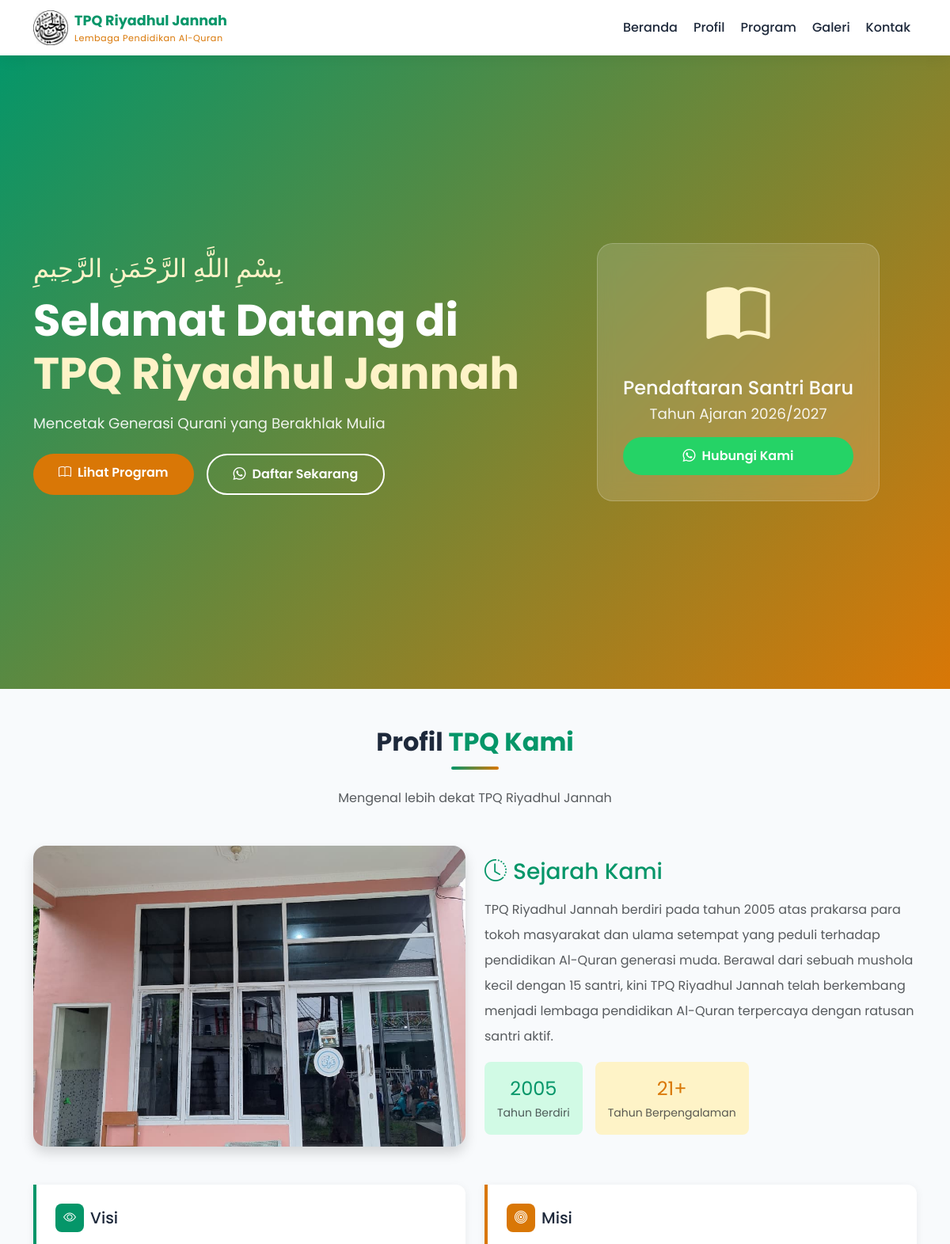
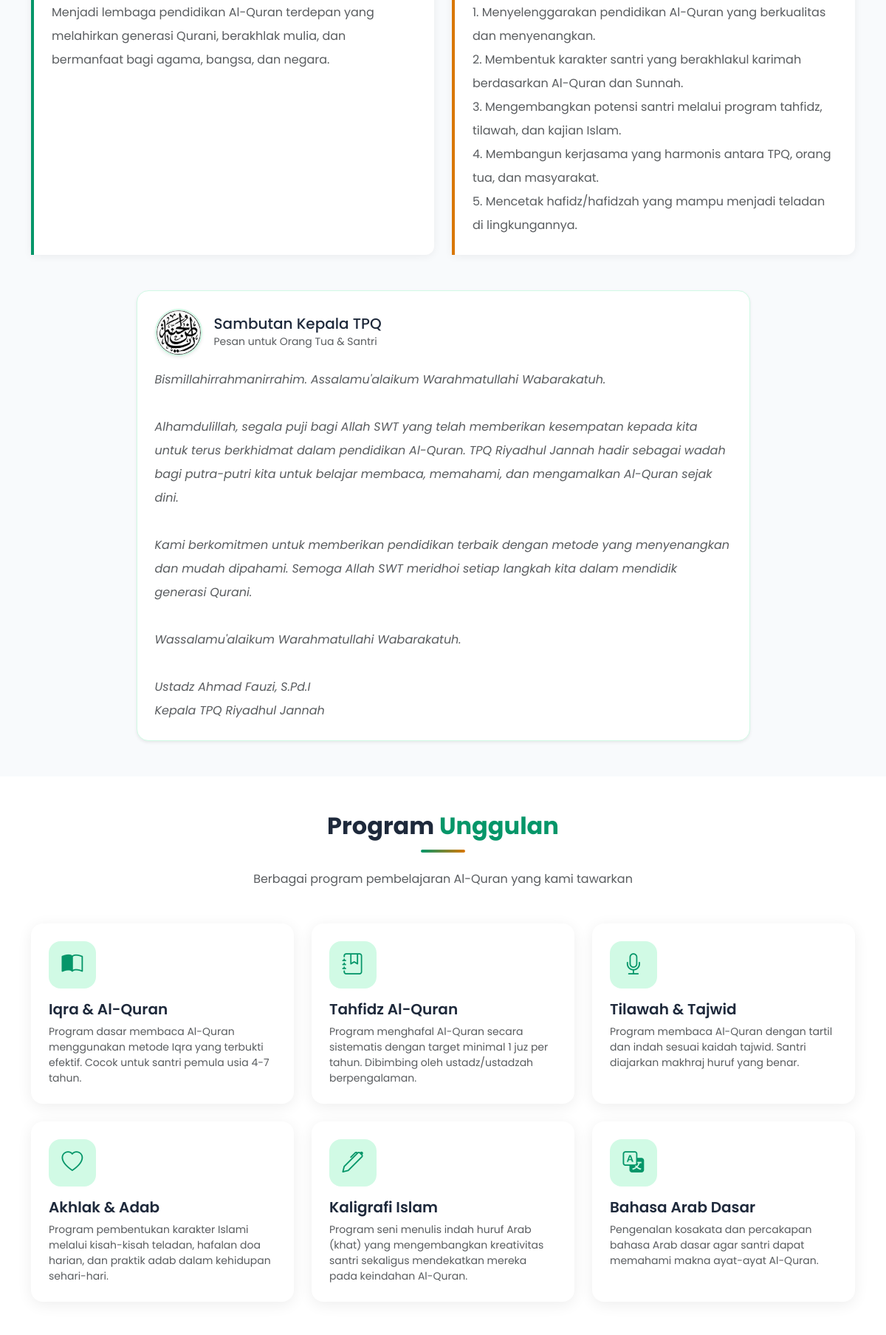
The page / (upper part) on the database its author committed (2 pictures, top to bottom).
### tables this page shows
CREATE TABLE IF NOT EXISTS `program` (
  `id`          INT UNSIGNED AUTO_INCREMENT PRIMARY KEY,
  `nama`        VARCHAR(100) NOT NULL,
  `deskripsi`   TEXT NOT NULL,
  `ikon`        VARCHAR(50)  NOT NULL DEFAULT 'bi-book',
  `urutan`      TINYINT UNSIGNED NOT NULL DEFAULT 0,
  `aktif`       TINYINT(1) NOT NULL DEFAULT 1,
  `created_at`  TIMESTAMP DEFAULT CURRENT_TIMESTAMP
);

### config.php (called while the page is built, shortened)
<?php
function e(string $str): string {
    return htmlspecialchars($str, ENT_QUOTES, 'UTF-8');
}

### index.php (the view, shortened to what this page needs)
<?php
require_once 'config.php';
$db = getDB();
$profil  = [];
$rows    = $db->query("SELECT kunci, konten FROM profil")->fetchAll();
foreach ($rows as $r) $profil[$r['kunci']] = $r['konten'];
$programs = $db->query("SELECT * FROM program WHERE aktif=1 ORDER BY urutan ASC")->fetchAll();
$kontak = [];
$krows  = $db->query("SELECT kunci, nilai FROM kontak")->fetchAll();
foreach ($krows as $r) $kontak[$r['kunci']] = $r['nilai'];
$heroDefaults = [
    'bg_tipe'            => 'warna',
    'bg_gambar'          => '',
    'bg_warna_utama'     => '#059669',
    'bg_warna_kedua'     => '#d97706',
    'bg_arah_gradient'   => '135deg',
    'overlay_opasitas'   => '0.75',
    'overlay_warna'      => '#059669',
    'hero_judul'         => 'Selamat Datang di',
    'hero_judul_sub'     => 'TPQ Riyadhul Jannah',
    'hero_deskripsi'     => 'Mencetak Generasi Qurani yang Berakhlak Mulia',
    'tombol_utama_label' => 'Lihat Program',
    'tombol_utama_link'  => '#program',
    'tombol_dua_label'   => 'Daftar Sekarang',
    'tombol_dua_wa'      => '1',
];
$heroRows = [];
try {
    $heroRows = $db->query("SELECT kunci, nilai FROM hero_settings")->fetchAll();
} catch (Exception $e) {
}
$hero = $heroDefaults;
foreach ($heroRows as $r) $hero[$r['kunci']] = $r['nilai'];
if ($hero['bg_tipe'] === 'gambar' && !empty($hero['bg_gambar']) && file_exists('assets/images/' . $hero['bg_gambar'])) {
    $hexOv = ltrim($hero['overlay_warna'], '#');
    $r_ov  = hexdec(substr($hexOv, 0, 2));
    $g_ov  = hexdec(substr($hexOv, 2, 2));
    $b_ov  = hexdec(substr($hexOv, 4, 2));
    $op    = (float)$hero['overlay_opasitas'];
    $heroBgCss = "background: linear-gradient(rgba({$r_ov},{$g_ov},{$b_ov},{$op}), rgba({$r_ov},{$g_ov},{$b_ov},{$op})),
                  url('assets/images/{$hero['bg_gambar']}?v=" . time() . "') center/cover no-repeat;";
} else {
    $arah = $hero['bg_arah_gradient'];
    $c1   = $hero['bg_warna_utama'];
    $c2   = $hero['bg_warna_kedua'];
    $heroBgCss = "background: linear-gradient({$arah}, {$c1}, {$c2});";
}
$tahunBerdiri  = 2005;
require_once 'includes/header.php';
?>
<section class="hero-section" id="beranda" style="<?= $heroBgCss ?>">
  <div class="container">
    <div class="row align-items-center">
      <div class="col-lg-7" data-aos="fade-right">
        <p class="arabic-text mb-2">بِسْمِ اللَّهِ الرَّحْمَنِ الرَّحِيمِ</p>
        <h1 class="mb-3">
          <?= e($hero['hero_judul']) ?><br>
          <span style="color:var(--gold-light)"><?= e($hero['hero_judul_sub']) ?></span>
        </h1>
        <p class="mb-4"><?= e($hero['hero_deskripsi']) ?></p>
        <div class="d-flex flex-wrap gap-3">
          <a href="<?= e($hero['tombol_utama_link']) ?>" class="btn btn-hero-primary">
            <i class="bi bi-book me-2"></i><?= e($hero['tombol_utama_label']) ?>
          </a>
          <?php if ($hero['tombol_dua_wa'] === '1'): ?>
          <a href="https://wa.me/<?= e($kontak['whatsapp'] ?? '') ?>" target="_blank"
             class="btn btn-hero-outline">
            <i class="bi bi-whatsapp me-2"></i><?= e($hero['tombol_dua_label']) ?>
          </a>
          <?php else: ?>
          <a href="#kontak" class="btn btn-hero-outline">
            <i class="bi bi-envelope me-2"></i><?= e($hero['tombol_dua_label']) ?>
          </a>
          <?php endif; ?>
        </div>
      </div>
      <div class="col-lg-5 d-none d-lg-flex justify-content-center mt-4 mt-lg-0">
        <div class="text-center text-white">
          <div style="background:rgba(255,255,255,.15);border-radius:20px;padding:2rem;backdrop-filter:blur(10px);border:1px solid rgba(255,255,255,.2)">
            <i class="bi bi-book-half" style="font-size:5rem;color:var(--gold-light)"></i>
            <h4 class="mt-3 mb-1">Pendaftaran Santri Baru</h4>
            <p class="small mb-3">Tahun Ajaran <?= date('Y') ?>/<?= date('Y')+1 ?></p>
            <a href="https://wa.me/<?= e($kontak['whatsapp'] ?? '') ?>?text=Assalamu'alaikum, saya ingin mendaftarkan anak saya di TPQ Riyadhul Jannah"
               target="_blank" class="btn btn-wa w-100">
              <i class="bi bi-whatsapp me-2"></i>Hubungi Kami
            </a>
          </div>
        </div>
      </div>
    </div>
  </div>
</section>
<section class="profil-section py-5" id="profil">
  <div class="container">
    <div class="text-center mb-5">
      <h2 class="section-title">Profil <span>TPQ Kami</span></h2>
      <div class="section-divider"></div>
      <p class="text-muted">Mengenal lebih dekat TPQ Riyadhul Jannah</p>
    </div>
    <div class="row align-items-center g-4 mb-5">
      <div class="col-lg-6">
        <img src="assets/images/sejarah.jpg?v=<?= time() ?>" alt="Sejarah TPQ"
             class="img-fluid rounded-4 shadow"
             style="max-height:380px;width:100%;object-fit:cover;"
             onerror="this.src='https://placehold.co/600x380/059669/white?text=TPQ+Riyadhul+Jannah'">
      </div>
      <div class="col-lg-6">
        <h3 class="fw-700 mb-3" style="color:var(--emerald)">
          <i class="bi bi-clock-history me-2"></i>Sejarah Kami
        </h3>
        <p class="text-muted lh-lg"><?= nl2br(e($profil['sejarah'] ?? '')) ?></p>
        <div class="d-flex gap-3 mt-3">
          <div class="text-center p-3 rounded-3" style="background:var(--emerald-light)">
            <div class="fw-700 fs-4" style="color:var(--emerald)"><?= $tahunBerdiri ?></div>
            <small class="text-muted">Tahun Berdiri</small>
          </div>
          <div class="text-center p-3 rounded-3" style="background:var(--gold-light)">
            <div class="fw-700 fs-4" style="color:var(--gold)"><?= date('Y') - $tahunBerdiri ?>+</div>
            <small class="text-muted">Tahun Berpengalaman</small>
          </div>
        </div>
      </div>
    </div>
    <div class="row g-4 mb-5">
      <div class="col-md-6">
        <div class="visi-misi-card h-100">
          <div class="d-flex align-items-center gap-2 mb-3">
            <div style="width:36px;height:36px;background:var(--emerald);border-radius:8px;display:flex;align-items:center;justify-content:center;">
              <i class="bi bi-eye text-white"></i>
            </div>
            <h5 class="mb-0 fw-700">Visi</h5>
          </div>
          <p class="text-muted mb-0 lh-lg"><?= nl2br(e($profil['visi'] ?? '')) ?></p>
        </div>
      </div>
      <div class="col-md-6">
        <div class="visi-misi-card gold h-100">
          <div class="d-flex align-items-center gap-2 mb-3">
            <div style="width:36px;height:36px;background:var(--gold);border-radius:8px;display:flex;align-items:center;justify-content:center;">
              <i class="bi bi-bullseye text-white"></i>
            </div>
            <h5 class="mb-0 fw-700">Misi</h5>
          </div>
          <div class="text-muted lh-lg" style="white-space:pre-line"><?= e($profil['misi'] ?? '') ?></div>
        </div>
      </div>
    </div>
    <?php if (!empty($profil['sambutan'])): ?>
    <div class="row justify-content-center">
      <div class="col-lg-9">
        <div class="p-4 rounded-4 shadow-sm" style="background:#fff;border:1px solid var(--emerald-light)">
          <div class="d-flex align-items-center gap-3 mb-3">
            <?php if (file_exists('assets/images/kepala.jpg')): ?>
              <img src="assets/images/kepala.jpg?v=<?= time() ?>" alt="Kepala TPQ" class="rounded-circle shadow-sm" style="width:64px;height:64px;object-fit:cover;border:2px solid var(--emerald-light);">
            <?php else: ?>
              <div style="width:56px;height:56px;background:var(--emerald);border-radius:50%;display:flex;align-items:center;justify-content:center;flex-shrink:0">
                <i class="bi bi-person-fill text-white fs-4"></i>
              </div>
            <?php endif; ?>
            <div>
              <h5 class="mb-0 fw-700">Sambutan Kepala TPQ</h5>
              <small class="text-muted">Pesan untuk Orang Tua & Santri</small>
            </div>
          </div>
          <div class="text-muted lh-lg fst-italic" style="white-space:pre-line"><?= e($profil['sambutan']) ?></div>
        </div>
      </div>
    </div>
    <?php endif; ?>
  </div>
</section>
<section class="py-5 bg-white" id="program">
  <div class="container">
    <div class="text-center mb-5">
      <h2 class="section-title">Program <span>Unggulan</span></h2>
      <div class="section-divider"></div>
      <p class="text-muted">Berbagai program pembelajaran Al-Quran yang kami tawarkan</p>
    </div>
    <div class="row g-4">
      <?php foreach ($programs as $prog): ?>
      <div class="col-sm-6 col-lg-4">
        <div class="card-program p-4 h-100">
          <div class="icon-wrap">
            <i class="bi <?= e($prog['ikon']) ?>"></i>
          </div>
          <h5><?= e($prog['nama']) ?></h5>
          <p class="text-muted small mb-0"><?= e($prog['deskripsi']) ?></p>
        </div>
      </div>
      <?php endforeach; ?>
    </div>
  </div>
</section>
<?php require_once 'includes/footer.php'; ?>

### includes/header.php (shortened to what this page needs)
<!DOCTYPE html>
<html lang="id">
<head>
  <link href="https://cdn.jsdelivr.net/npm/bootstrap@5.3.3/dist/css/bootstrap.min.css" rel="stylesheet">
  <link href="https://cdn.jsdelivr.net/npm/bootstrap-icons@1.11.3/font/bootstrap-icons.min.css" rel="stylesheet">
</head>
<body>
<nav class="navbar navbar-expand-lg sticky-top">
  <div class="container">
    <a class="navbar-brand d-flex align-items-center gap-2" href="index.php">
      <img src="assets/images/logo.png?v=<?= time() ?>" alt="Logo TPQ" width="44" height="44"
           onerror="this.style.display='none'"
           style="border-radius:8px; object-fit: cover;">
      <div>
        <div class="brand-text"><?= e(SITE_NAME) ?></div>
        <div class="brand-sub">Lembaga Pendidikan Al-Quran</div>
      </div>
    </a>
    <div class="collapse navbar-collapse" id="navMenu">
      <ul class="navbar-nav ms-auto gap-1">
        <li class="nav-item"><a class="nav-link" href="index.php#beranda">Beranda</a></li>
        <li class="nav-item"><a class="nav-link" href="index.php#profil">Profil</a></li>
        <li class="nav-item"><a class="nav-link" href="index.php#program">Program</a></li>
        <li class="nav-item"><a class="nav-link" href="index.php#galeri">Galeri</a></li>
        <li class="nav-item"><a class="nav-link" href="index.php#kontak">Kontak</a></li>
      </ul>
    </div>
  </div>
</nav>

### includes/footer.php (shortened to what this page needs)
</body>
</html>

### includes/header.php (style rules this page uses)
:root { --emerald: #059669; --emerald-dark:#047857; --emerald-light:#d1fae5; --gold: #d97706; --gold-light: #fef3c7; --white: #ffffff; --gray-soft: #f8fafc; --text-dark: #1e293b; --text-muted: #64748b; }
* { scroll-behavior: smooth; }
body { font-family: 'Poppins', sans-serif; color: var(--text-dark); background: var(--white); }
.navbar-brand .brand-text { font-weight: 700; color: var(--emerald); font-size: 1.1rem; }
.navbar-brand .brand-sub { font-size: .7rem; color: var(--gold); letter-spacing: .05em; }
.navbar { background: rgba(255,255,255,.97) !important; box-shadow: 0 2px 20px rgba(0,0,0,.08); }
.nav-link { font-weight: 500; color: var(--text-dark) !important; transition: color .2s; }
.hero-section { min-height: 100vh; display: flex; align-items: center; }
.hero-section .arabic-text { font-family: 'Amiri', serif; font-size: 2rem; color: var(--gold-light); }
.hero-section h1 { font-size: clamp(2rem, 5vw, 3.5rem); font-weight: 700; color: #fff; }
.hero-section p { font-size: 1.15rem; color: rgba(255,255,255,.9); }
.btn-hero-primary { background: var(--gold); border: none; color: #fff; font-weight: 600; padding: .75rem 2rem; border-radius: 50px; transition: all .3s; }
.btn-hero-outline { border: 2px solid #fff; color: #fff; font-weight: 600; padding: .75rem 2rem; border-radius: 50px; transition: all .3s; }
.section-title { font-weight: 700; color: var(--text-dark); }
.section-title span { color: var(--emerald); }
.section-divider { width: 60px; height: 4px; background: linear-gradient(90deg, var(--emerald), var(--gold)); border-radius: 2px; margin: .75rem auto 1.5rem; }
.card-program { border: none; border-radius: 16px; box-shadow: 0 4px 20px rgba(0,0,0,.07); transition: transform .3s, box-shadow .3s; overflow: hidden; }
.card-program .icon-wrap { width: 64px; height: 64px; border-radius: 16px; background: var(--emerald-light); display: flex; align-items: center; justify-content: center; font-size: 1.8rem; color: var(--emerald); margin-bottom: 1rem; }
.card-program h5 { font-weight: 600; color: var(--text-dark); }
.profil-section { background: var(--gray-soft); }
.visi-misi-card { border-left: 4px solid var(--emerald); border-radius: 0 12px 12px 0; background: #fff; padding: 1.5rem; box-shadow: 0 2px 12px rgba(0,0,0,.06); }
.visi-misi-card.gold { border-left-color: var(--gold); }
.btn-wa { background: #25d366; color: #fff; border: none; border-radius: 50px; padding: .75rem 2rem; font-weight: 600; transition: all .3s; }

### rows shown on the page
program: nama "Iqra & Al-Quran", deskripsi "Program dasar membaca Al-Quran menggunakan metode Iqra yang terbukti efektif. Cocok untuk santri pemula usia 4-7 tahun."
program: nama "Tahfidz Al-Quran", deskripsi "Program menghafal Al-Quran secara sistematis dengan target minimal 1 juz per tahun. Dibimbing oleh ustadz/ustadzah berpengalaman."
program: nama "Tilawah & Tajwid", deskripsi "Program membaca Al-Quran dengan tartil dan indah sesuai kaidah tajwid. Santri diajarkan makhraj huruf yang benar."
program: nama "Akhlak & Adab", deskripsi "Program pembentukan karakter Islami melalui kisah-kisah teladan, hafalan doa harian, dan praktik adab dalam kehidupan sehari-hari."
program: nama "Kaligrafi Islam", deskripsi "Program seni menulis indah huruf Arab (khat) yang mengembangkan kreativitas santri sekaligus mendekatkan mereka pada keindahan Al-Quran."
program: nama "Bahasa Arab Dasar", deskripsi "Pengenalan kosakata dan percakapan bahasa Arab dasar agar santri dapat memahami makna ayat-ayat Al-Quran."

### other values the page prints
SITE_NAME "TPQ Riyadhul Jannah"
$hero['hero_judul'] "Selamat Datang di"
$hero['hero_judul_sub'] "TPQ Riyadhul Jannah"
$hero['hero_deskripsi'] "Mencetak Generasi Qurani yang Berakhlak Mulia"
$hero['tombol_utama_label'] "Lihat Program"
$hero['tombol_dua_label'] "Daftar Sekarang"
$tahunBerdiri "2005"
$profil['visi'] "Menjadi lembaga pendidikan Al-Quran terdepan yang melahirkan generasi Qurani, berakhlak mulia, dan bermanfaat bagi agama, bangsa, dan negara."
